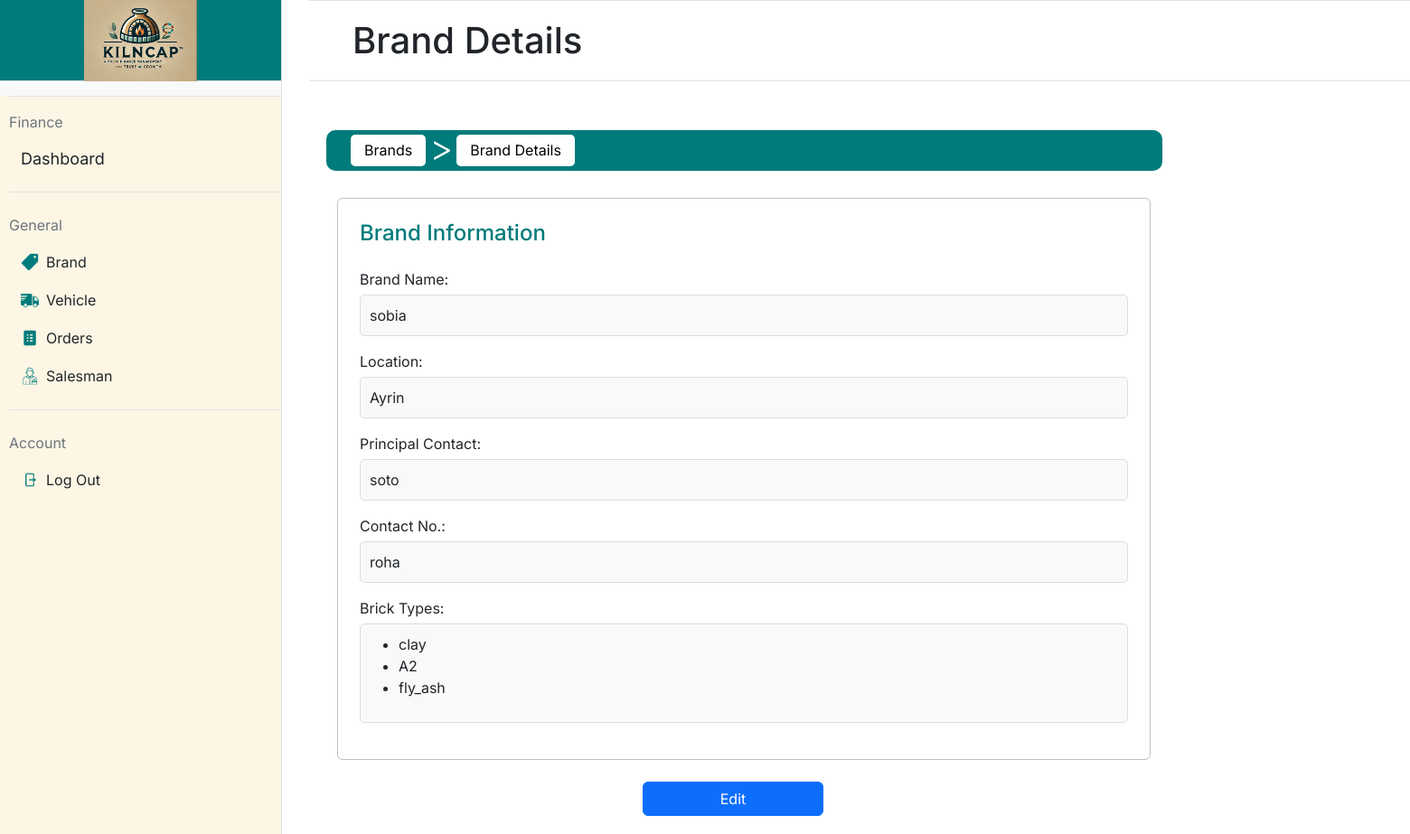
The app's page /brand/9 with its own data.
### app.py (models this page shows, shortened)
class Brand(db.Model):
    __tablename__ = 'brands'
    id = db.Column(db.Integer, primary_key=True, autoincrement=True)
    name = db.Column(db.String(30), nullable=False)
    location = db.Column(db.String(100), nullable=False)
    contact_no = db.Column(db.String(12), unique=True, nullable=False)
    principal_contact = db.Column(db.String(12), nullable=False)
    brick_types = db.relationship('BrickType', backref='brand', cascade="all, delete-orphan")

class BrickType(db.Model):
    __tablename__ = 'brick_types'
    id = db.Column(db.Integer, primary_key=True, autoincrement=True)
    type_name = db.Column(db.String(50), nullable=False)
    brand_id = db.Column(db.Integer, db.ForeignKey('brands.id'), nullable=False)  # Foreign key to Brand
    __table_args__ = (
        db.UniqueConstraint('type_name', 'brand_id', name='unique_brick_type_per_brand'),
    )

### app.py (the view)
@app.route('/brand/<int:brand_id>', methods=['GET'])
def brand_details(brand_id):
    brand = Brand.query.get_or_404(brand_id)  # Fetch the brand by ID or return 404 if not found
    return render_template('brand_details.html', brand=brand)

### templates/brand_details.html (shortened to what this page needs)
{% extends "base.html" %}
{% block mainheading %}
Brand Details
{% endblock %}
{% block maincontent %}
<nav class="navbar navbar-expand-lg"
    style="background-color: #007b7b; border-radius: 10px; padding: 5px 15px; height: 45px; width: 925px;">
    <div class="container-fluid d-flex align-items-center">
        <div class="collapse navbar-collapse" id="navbarNav">
            <ul class="navbar-nav d-flex align-items-center">
                <li class="nav-item">
                    <a class="nav-link text-black"
                        href="{{ url_for('brand') }}"
                        style="background-color: white; color: black; border-radius: 5px; padding: 5px 15px; height: 35px; line-height: 25px; transition: all 0.3s ease; text-decoration: none;"
                        onmouseover="this.style.backgroundColor='#f0f0f0'; this.style.color='white';"
                        onmouseout="this.style.backgroundColor='white'; this.style.color='black';">Brands</a>
                </li>
                <li class="mx-1"
                    style="color: white;padding-bottom: 5px; font-size: 40px; font-weight:300">&gt;</li>
                <li class="nav-item">
                    <a class="nav-link text-black" href="#"
                        style="background-color: white; color: black; border-radius: 5px; padding: 5px 15px; height: 35px; line-height: 25px; text-decoration: none;">Brand
                        Details</a>
                </li>
            </ul>
        </div>
    </div>
</nav>
<div class="container-fluid" required style="margin-top: 30px;">
    <div class="border border-secondary rounded p-4"
        style="max-width: 100%; min-width: 300px;max-width: 900px; border-color: silver !important;">
        <div class="card-body">
            <h4 class="card-title mb-4" style="color: #007b7b;">Brand
                Information</h4>
            <div class="mb-3">
                <label class="form-label"
                    style="margin-bottom: 5px;">Brand Name:</label>
                <div
                    style="background-color: #f9f9f9; padding: 10px; border-radius: 5px; border: 1px solid #dcdcdc;">
                    {{ brand.name }}
                </div>
            </div>
            <div class="mb-3">
                <label class="form-label"
                    style="margin-bottom: 5px;">Location:</label>
                <div
                    style="background-color: #f9f9f9; padding: 10px; border-radius: 5px; border: 1px solid #dcdcdc;">
                    {{ brand.location }}
                </div>
            </div>
            <div class="mb-3">
                <label class="form-label" style="margin-bottom: 5px;">Principal
                    Contact:</label>
                <div
                    style="background-color: #f9f9f9; padding: 10px; border-radius: 5px; border: 1px solid #dcdcdc;">
                    {{ brand.principal_contact }}
                </div>
            </div>
            <div class="mb-3">
                <label class="form-label" style="margin-bottom: 5px;">Contact
                    No.:</label>
                <div
                    style="background-color: #f9f9f9; padding: 10px; border-radius: 5px; border: 1px solid #dcdcdc;">
                    {{ brand.contact_no }}
                </div>
            </div>
            <div class="mb-3">
                <label class="form-label" style="margin-bottom: 5px;">Brick
                    Types:</label>
                <div
                    style="background-color: #f9f9f9; padding: 10px; border-radius: 5px; border: 1px solid #dcdcdc;">
                    {% if brand.brick_types %}
                    <ul>
                        {% for brick in brand.brick_types %}
                        <li>{{ brick.type_name }}</li>
                        {% endfor %}
                    </ul>
                    {% else %}
                    <p>No brick types available for this brand.</p>
                    {% endif %}
                </div>
            </div>
        </div>
    </div>
</div>
<div class="mt-4">
    <a href="{{ url_for('edit_brand', brand_id=brand.id) }}"
        class="btn btn-primary"
        style="width: 200px; margin-top: 0px;margin-left: 350px; margin-bottom: 20px">Edit</a>
</div>
{% endblock %}

### static/styles.css (style rules this page uses)
body { font-family: "Inter"; margin: 0; height: 100vh; display: flex; }

### records on screen
Brand: name "sobia", location "Ayrin", principal_contact "soto", contact_no "roha"
BrickType: type_name "clay"
BrickType: type_name "A2"
BrickType: type_name "fly_ash"
